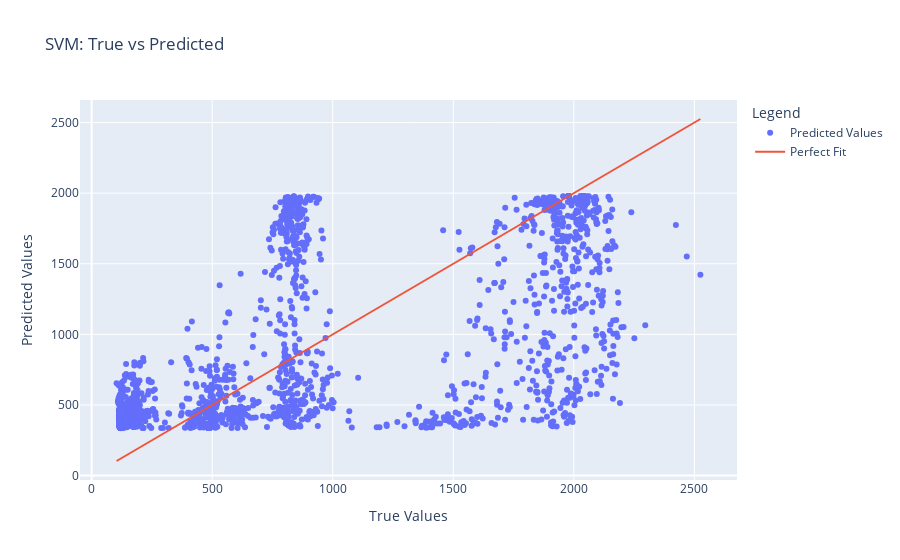

The code cell stored with this chart in its notebook:
### Markdown cell above
# Support Vector Machines (SVM)

### Code cell
from sklearn.svm import SVR

# Initialize SVM model
svm_model = SVR()

# Train the model
svm_model.fit(X_train, y_train)

# Predict on test set
y_pred_svm = svm_model.predict(X_test)

# Calculate the mean squared error
mse_svm = mean_squared_error(y_test, y_pred_svm)
print(f"Mean Squared Error for SVM: {mse_svm:.2f}")

fig = go.Figure()
fig.add_trace(go.Scatter(x=y_test, y=y_pred_svm, mode='markers', name='Predicted Values'))
fig.add_trace(go.Scatter(x=[y_test.min(), y_test.max()], y=[y_test.min(), y_test.max()], mode='lines', name='Perfect Fit'))
fig.update_layout(title='SVM: True vs Predicted', xaxis_title='True Values', yaxis_title='Predicted Values', legend_title='Legend')
fig.show()

### Figure 1 — Plotly figure (JSON) as saved in the notebook; plotly's stock layout.template omitted (floating-point values rounded to 4 significant figures; data arrays with more than 128 entries replaced by an {"elided": "..."} marker saying what was removed)
{"data": [{"mode": "markers", "name": "Predicted Values", "type": "scatter", "x": {"elided": "3243 float values"}, "y": {"elided": "3243 float values"}}, {"mode": "lines", "name": "Perfect Fit", "type": "scatter", "x": [103.5, 2525.0], "y": [103.5, 2525.0]}], "layout": {"legend": {"title": {"text": "Legend"}}, "title": {"text": "SVM: True vs Predicted"}, "xaxis": {"title": {"text": "True Values"}}, "yaxis": {"title": {"text": "Predicted Values"}}}}
